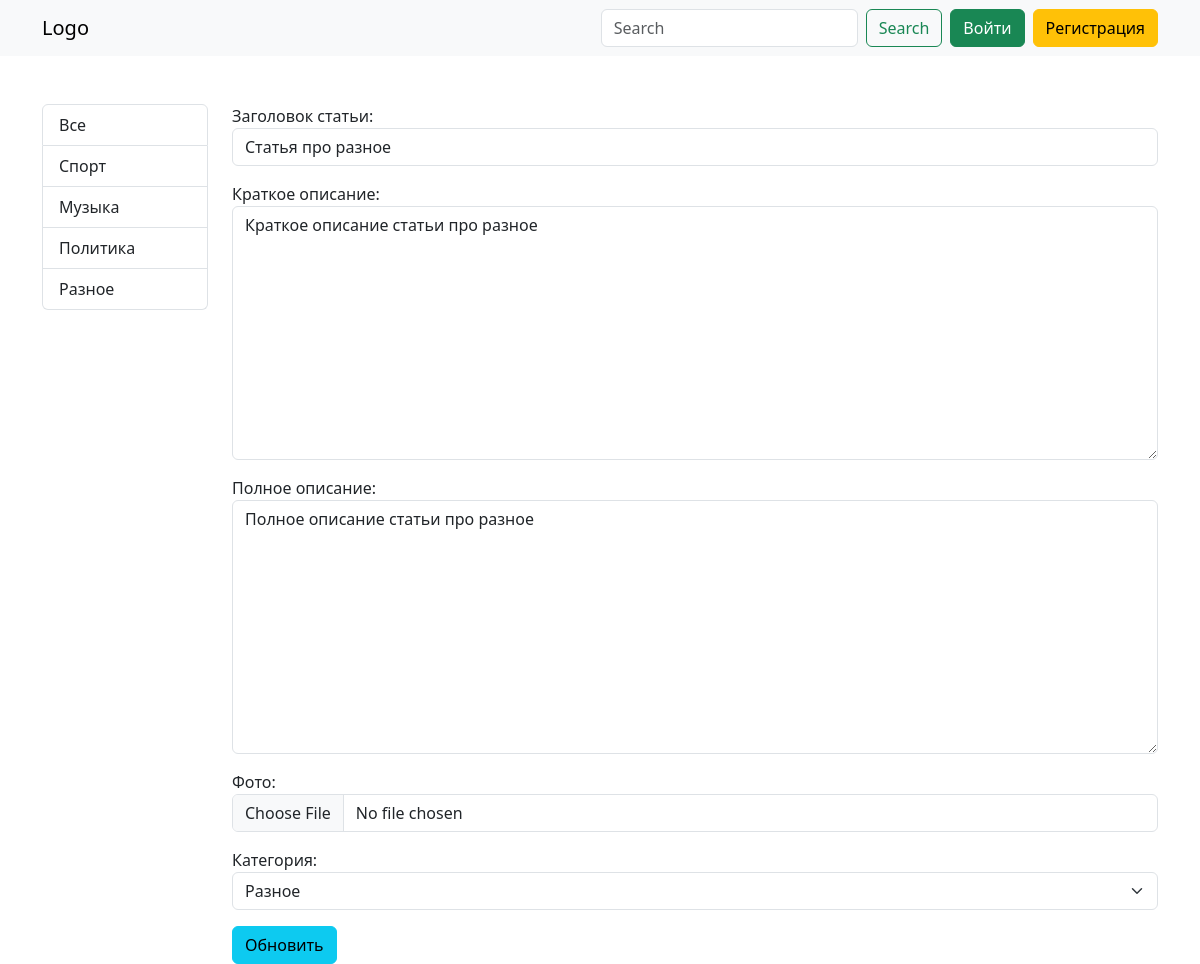
Screenshot of /article/update/4/ with the database file from the repository.
### web_site/models.py (models this page shows, shortened)
class Category(models.Model):
    name = models.CharField(max_length=150, verbose_name="Название категории")
    def __str__(self):
        return self.name
    class Meta:
        verbose_name = "Категория"  # Единственное число
        verbose_name_plural = "Категории"  # Множественное число

class Article(models.Model):
    title = models.CharField(verbose_name="Заголовок статьи", max_length=155, unique=True)
    short_description = models.TextField(verbose_name="Краткое описание", max_length=255)
    full_description = models.TextField(verbose_name="Полное описание")
    photo = models.ImageField(verbose_name="Фото", upload_to="photos/articles/")
    views = models.IntegerField(verbose_name="Количество просмотров", default=0)
    created_at = models.DateTimeField(verbose_name="Дата создания", auto_now_add=True)
    updated_at = models.DateTimeField(verbose_name="Дата обновления", auto_now=True)
    author = models.ForeignKey(User, on_delete=models.CASCADE, verbose_name="Автор", related_name="articles")
    category = models.ForeignKey(Category, on_delete=models.CASCADE, verbose_name="Категория", related_name="articles")
    class Meta:
        verbose_name = "Статья"
        verbose_name_plural = "Статьи"
        ordering = ['-created_at']

### web_site/views.py (the view)
# urls.py: path('article/update/<str:pk>/', views.ArticleUpdateView.as_view(), name='update'),
class ArticleUpdateView(UpdateView):
    model = Article
    template_name = "web_site/article_form.html"
    form_class = ArticleForm

### web_site/forms.py
class ArticleForm(forms.ModelForm):
    class Meta:
        model = Article
        fields = ['title', 'short_description', 'full_description', 'photo', 'category']
        widgets = {
            'title': forms.TextInput(attrs={
                'class': 'form-control',
                'placeholder': 'Введите название статьи'
            }),
            'short_description': forms.Textarea(attrs={
                'class': 'form-control',
                'placeholder': 'Введите краткое описание статьи'
            }),
            'full_description': forms.Textarea(attrs={
                'class': 'form-control',
                'placeholder': 'Введите полное описание статьи'
            }),
            'photo': forms.FileInput(attrs={
                'class': 'form-control'
            }),
            'category': forms.Select(attrs={
                'class': 'form-select'
            })
        }

### web_site/templatetags/custom_tags.py (called while the page is built)
@register.simple_tag()
def get_categories():
    categories = Category.objects.all()
    return categories

### web_site/templates/web_site/article_form.html (shortened to what this page needs)
{% extends 'base.html' %}
{% block content %}
<form action="" method="post" enctype="multipart/form-data">
    {{ form.as_p }}
    {% if 'create' in request.path %}
        <button class="btn btn-success">Создать</button>
    {% else %}
        <button class="btn btn-info">Обновить</button>
    {% endif %}
</form>
{% endblock %}

### templates/include/_sidebar.html
{% load custom_tags %}
{% get_categories as categories %}
<div class="list-group">
  <a href="{% url 'home' %}" class="list-group-item list-group-item-action">Все</a>
  {% for category in categories %}
  <a href="{% url 'category_articles' category_id=category.pk %}" class="list-group-item list-group-item-action">{{ category }}</a>
  {% endfor %}
</div>

### rows the page displays
Category: name "Спорт"
Category: name "Музыка"
Category: name "Политика"
Category: name "Разное"
Article: title "Статья про разное", short_description "Краткое описание статьи про разное", full_description "Полное описание статьи про разное", category "Разное"
